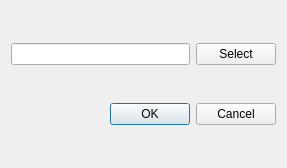
<?xml version="1.0" encoding="UTF-8"?>
<ui version="4.0">
 <class>Dialog</class>
 <widget class="QDialog" name="Dialog">
  <property name="geometry">
   <rect>
    <x>0</x>
    <y>0</y>
    <width>287</width>
    <height>168</height>
   </rect>
  </property>
  <property name="windowTitle">
   <string>Dialog</string>
  </property>
  <layout class="QVBoxLayout" name="verticalLayout">
   <item>
    <layout class="QHBoxLayout" name="horizontalLayout">
     <item>
      <widget class="QLineEdit" name="lineEdit"/>
     </item>
     <item>
      <widget class="QPushButton" name="pushButton">
       <property name="text">
        <string>Select</string>
       </property>
      </widget>
     </item>
    </layout>
   </item>
   <item>
    <widget class="QDialogButtonBox" name="buttonBox">
     <property name="standardButtons">
      <set>QDialogButtonBox::StandardButton::Cancel|QDialogButtonBox::StandardButton::Ok</set>
     </property>
    </widget>
   </item>
  </layout>
 </widget>
 <resources/>
 <connections/>
</ui>
